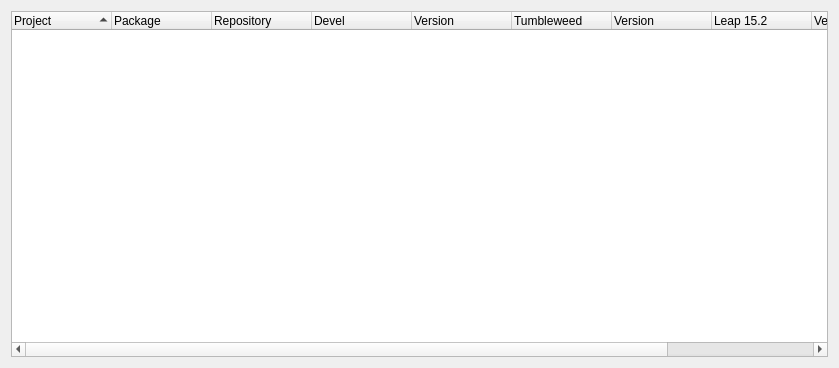
<?xml version="1.0" encoding="UTF-8"?>
<ui version="4.0">
 <class>Monitor</class>
 <widget class="QWidget" name="Monitor">
  <property name="geometry">
   <rect>
    <x>0</x>
    <y>0</y>
    <width>839</width>
    <height>368</height>
   </rect>
  </property>
  <layout class="QGridLayout" name="gridLayout_tabMonitor">
   <item row="0" column="0">
    <widget class="MonitorTreeWidget" name="treeMonitor">
     <property name="sizePolicy">
      <sizepolicy hsizetype="Preferred" vsizetype="Preferred">
       <horstretch>0</horstretch>
       <verstretch>0</verstretch>
      </sizepolicy>
     </property>
     <property name="frameShadow">
      <enum>QFrame::Sunken</enum>
     </property>
     <property name="alternatingRowColors">
      <bool>true</bool>
     </property>
     <property name="selectionMode">
      <enum>QAbstractItemView::ExtendedSelection</enum>
     </property>
     <property name="selectionBehavior">
      <enum>QAbstractItemView::SelectRows</enum>
     </property>
     <property name="rootIsDecorated">
      <bool>false</bool>
     </property>
     <property name="sortingEnabled">
      <bool>true</bool>
     </property>
     <column>
      <property name="text">
       <string>Project</string>
      </property>
     </column>
     <column>
      <property name="text">
       <string>Package</string>
      </property>
     </column>
     <column>
      <property name="text">
       <string>Repository</string>
      </property>
     </column>
     <column>
      <property name="text">
       <string>Devel </string>
      </property>
     </column>
     <column>
      <property name="text">
       <string>Version</string>
      </property>
     </column>
     <column>
      <property name="text">
       <string>Tumbleweed</string>
      </property>
     </column>
     <column>
      <property name="text">
       <string>Version</string>
      </property>
     </column>
     <column>
      <property name="text">
       <string>Leap 15.2</string>
      </property>
     </column>
     <column>
      <property name="text">
       <string>Version</string>
      </property>
     </column>
     <column>
      <property name="text">
       <string>Upstream</string>
      </property>
     </column>
    </widget>
   </item>
  </layout>
 </widget>
 <customwidgets>
  <customwidget>
   <class>MonitorTreeWidget</class>
   <extends>QTreeWidget</extends>
   <header>monitortreewidget.h</header>
  </customwidget>
 </customwidgets>
 <resources/>
 <connections/>
</ui>
